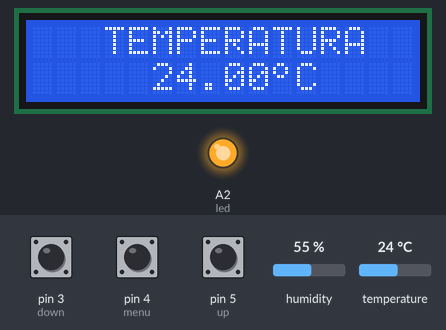
Recording of a sketch running on a simulated Arduino Uno, built with avr-gcc and run on an emulated ATmega328P. On the bench: 16×2 character LCD, output pins drawn as LEDs (lit = HIGH). Inputs (shaded band) come from the test bench; at power-on: temperature 24 °C, pin 4 (menu) HIGH, pin 3 (down) HIGH, pin 5 (up) HIGH, humidity 55 %. EEPROM starts erased; pins used as bus, display or sensor lines are not drawn.

Above: at 9.3 s.
9.4 s: temperature set to 11 °C
At 11.2 s:
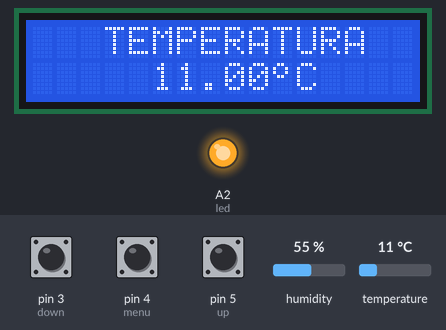
11.7 s: temperature set to 8 °C
At 12.7 s:
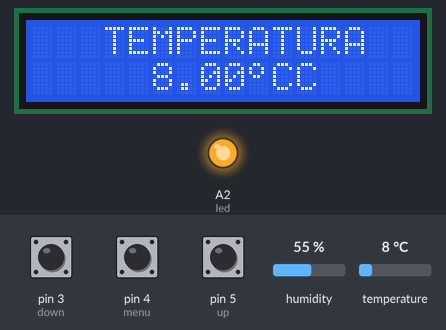
13.7 s: pin 4 (menu) pulled LOW for 0.15 s
At 14.6 s:
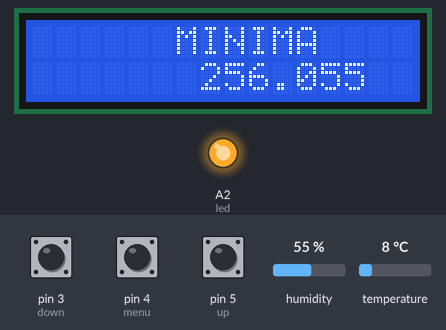
15.3 s: pin 4 (menu) pulled LOW for 1 s
At 17.0 s:
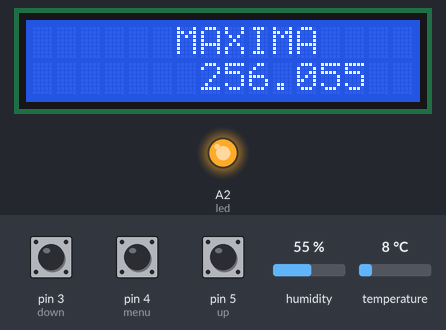
17.8 s: pin 3 (down) pulled LOW for 0.15 s
At 18.3 s:
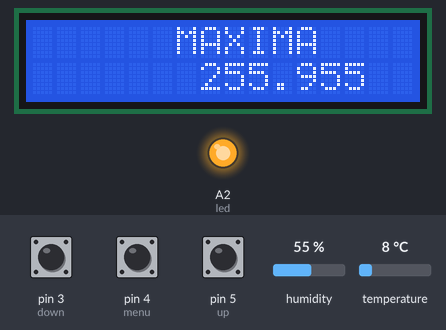
19.4 s: pin 3 (down) pulled LOW for 1 s
Timing chart, 0 to 22.4 s (numbered marks = the images above; inputs shaded):
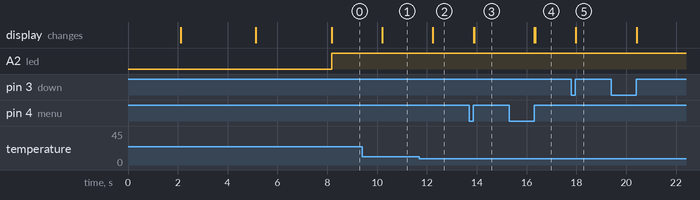

Measured:
- the behaviour switches between 10 and 9 °C on temperature (found by bisection; images 1 and 2)
- after the input at 9.4 s, the display: changes after 0.81 s (image 1)
- after the input at 11.7 s, the display: changes after 0.54 s (image 2)
- after the input at 13.7 s, the display: first changes after 0.18 s (image 3 shows a later state)
- after the input at 15.3 s, the display: first changes after 1.0 s (image 4 shows a later state)
- after the input at 17.8 s, the display: changes after 0.17 s (image 5)

The sketch:

Chocadeira_2_0.ino
```cpp
#include <Wire.h>
#include <EEPROM.h>
#include <LiquidCrystal_I2C.h>


LiquidCrystal_I2C lcd(0x3F,2,1,0,4,5,6,7,3, POSITIVE); //lib liquidCrystal I2C


#include "DHT.h"

byte grau[8] ={ B00001100,
                B00010010,
                B00010010,
                B00001100,
                B00000000,
                B00000000,
                B00000000,
                B00000000,};

#define DHTPIN A0 // pino que estamos conectado
#define DHTTYPE DHT11 // DHT 11
#define led A2
#define ledDanger 4
#define vcc A1
#define gnd 13


#define up 5
#define menu 4
#define down 3
#define upAdrr 0
#define upFloatAdrr 1
#define downAdrr 2
#define downFloatAdrr 3

unsigned long tim = 0;

int option = 0;

bool flagUp,flagMenu,flagDown;

float  tempDown, tempUp;

float maxConfig, maxConfigFloat, minConfig, minConfigFloat;

DHT dht(DHTPIN, DHTTYPE);


void setup() {
  // put your setup code here, to run once:
  lcd.begin(16,2);
  pinMode(up, INPUT_PULLUP);
  pinMode(menu, INPUT_PULLUP);
  pinMode(down, INPUT_PULLUP);
  pinMode(A0, OUTPUT);

  pinMode(led, OUTPUT);
  pinMode(vcc, OUTPUT);
  pinMode(gnd, OUTPUT);
  digitalWrite(vcc, HIGH);
  digitalWrite(gnd, LOW);
  dht.begin();

  digitalWrite(A0, HIGH);
  lcd.setCursor(0,0);
  lcd.print("CHOCADEIRA");
  lcd.setCursor(0,1);
  lcd.print("");
//  delay(2000);
  lcd.clear();

  lcd.createChar(0, grau);

// **********************************
//  EEPROM.write(upAdrr, 37);
//  EEPROM.write(upFloatAdrr, 5);
//  EEPROM.write(downAdrr, 35);
//  EEPROM.write(downFloatAdrr, 7);
// **********************************

tempDown = (EEPROM.read(downAdrr) *10) + EEPROM.read(downFloatAdrr) ;
tempUp = (EEPROM.read(upAdrr) *10) + EEPROM.read(upFloatAdrr);

maxConfig = EEPROM.read(upAdrr);
maxConfigFloat = EEPROM.read(upFloatAdrr);
minConfig = EEPROM.read(downAdrr);
minConfigFloat = EEPROM.read(downFloatAdrr);

tempDown = tempDown /10;
tempUp = tempUp / 10;
Serial.begin(9600);

lcd.setCursor(0,0);
lcd.print("CONFIGURADO COMO");
delay(2000);
lcd.clear();
lcd.setCursor(6,0);
lcd.print("MINIMA");
lcd.setCursor(7,1);
lcd.print((int) minConfig);
lcd.print(".");
lcd.print((int) minConfigFloat);
delay(3000);
lcd.setCursor(6,0);
lcd.print("MAXIMA");
lcd.setCursor(7,1);
lcd.print((int) maxConfig);
lcd.print(".");
lcd.print((int) maxConfigFloat);
delay(3000);
lcd.clear();
}

void loop() {

  float temperature = dht.readTemperature();
  if(!digitalRead(menu)) flagMenu = true;

  if(digitalRead(menu) && flagMenu){
      flagMenu = false;
      option ++;
      lcd.clear();
   }

   if(option > 2){
      option = 0;
    }

  switch(option){
     case 0:
       if (isnan(temperature))  {
          Serial.println("Failed to read from DHT");
      }
      else{
       lcd.setCursor(3,0);
       lcd.print("TEMPERATURA");
       lcd.setCursor(5,1);
       lcd.print(temperature);
       lcd.write((byte)0);
       lcd.print("C");


          if(temperature < tempDown){
              digitalWrite(led, HIGH);
          }

          if(temperature > tempUp){
              digitalWrite(led ,  LOW);
          }
        }
     break;

     case 1:
        lcd.setCursor(6,0);
        lcd.print("MINIMA");
        lcd.setCursor(7,1);
        lcd.print((int) minConfig);
        lcd.print(".");
        lcd.print((int) minConfigFloat);


        if(!digitalRead(down)) flagDown = true;

        if(digitalRead(down) && flagDown) {
          minConfigFloat --;
          flagDown = false;
         }


         if(!digitalRead(up)) flagUp = true;

        if(digitalRead(up) && flagUp) {
          minConfigFloat ++;
          flagUp = false;
         }

        if(minConfigFloat > 9){
            minConfigFloat = 0;
            minConfig ++;
         }
        if(minConfigFloat < 0){
          minConfigFloat = 9;
          minConfig --;
        }

        if(!digitalRead(menu)) flagMenu = true;

        if(digitalRead(menu) && flagMenu){
            flagMenu = false;
            option ++;
            lcd.clear();
            EEPROM.write(downAdrr, minConfig);
            EEPROM.write(downFloatAdrr,minConfigFloat);
            tempDown = (minConfig * 10) + minConfigFloat;
            tempDown = tempDown / 10;
         }
     break;

     case 2:
       lcd.setCursor(6,0);
        lcd.print("MAXIMA");
        lcd.setCursor(7,1);
        lcd.print((int) maxConfig);
        lcd.print(".");
        lcd.print((int) maxConfigFloat);


        if(!digitalRead(down)) flagDown = true;

        if(digitalRead(down) && flagDown) {
          maxConfigFloat --;
          flagDown = false;
         }


         if(!digitalRead(up)) flagUp = true;

        if(digitalRead(up) && flagUp) {
          maxConfigFloat ++;
          flagUp = false;
         }

        if(maxConfigFloat > 9){
            maxConfigFloat = 0;
            maxConfig ++;
         }
        if(maxConfigFloat < 0){
          maxConfigFloat = 9;
          maxConfig --;
        }

        if(!digitalRead(menu)) flagMenu = true;

        if(digitalRead(menu) && flagMenu){
            flagMenu = false;
            option ++;
            lcd.clear();
            EEPROM.write(upAdrr, maxConfig);
            EEPROM.write(upFloatAdrr,maxConfigFloat);

            tempUp = (maxConfig * 10) + maxConfigFloat;
            tempUp = tempUp / 10;
         }
     break;

   }
}
```
